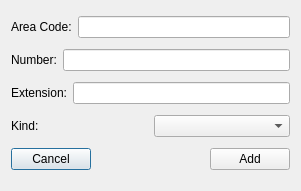
<?xml version="1.0" encoding="UTF-8"?>
<ui version="4.0">
 <class>AddCustomerAddContactAddPhone</class>
 <widget class="QDialog" name="AddCustomerAddContactAddPhone">
  <property name="windowModality">
   <enum>Qt::WindowModal</enum>
  </property>
  <property name="geometry">
   <rect>
    <x>0</x>
    <y>0</y>
    <width>301</width>
    <height>191</height>
   </rect>
  </property>
  <property name="windowTitle">
   <string>Dialog</string>
  </property>
  <layout class="QVBoxLayout" name="verticalLayout">
   <item>
    <layout class="QHBoxLayout" name="horizontalLayout_5">
     <item>
      <widget class="QLabel" name="label">
       <property name="text">
        <string>Area Code:</string>
       </property>
      </widget>
     </item>
     <item>
      <widget class="QLineEdit" name="areaCodeLineEdit"/>
     </item>
    </layout>
   </item>
   <item>
    <layout class="QHBoxLayout" name="horizontalLayout_4">
     <item>
      <widget class="QLabel" name="label_2">
       <property name="text">
        <string>Number:</string>
       </property>
      </widget>
     </item>
     <item>
      <widget class="QLineEdit" name="numberLineEdit"/>
     </item>
    </layout>
   </item>
   <item>
    <layout class="QHBoxLayout" name="horizontalLayout_3">
     <item>
      <widget class="QLabel" name="label_3">
       <property name="text">
        <string>Extension:</string>
       </property>
      </widget>
     </item>
     <item>
      <widget class="QLineEdit" name="extensionLineEdit"/>
     </item>
    </layout>
   </item>
   <item>
    <layout class="QHBoxLayout" name="horizontalLayout_2">
     <item>
      <widget class="QLabel" name="label_4">
       <property name="text">
        <string>Kind:</string>
       </property>
      </widget>
     </item>
     <item>
      <widget class="QComboBox" name="kindComboBox"/>
     </item>
    </layout>
   </item>
   <item>
    <layout class="QHBoxLayout" name="horizontalLayout">
     <item>
      <widget class="QPushButton" name="cancelButton">
       <property name="text">
        <string>Cancel</string>
       </property>
      </widget>
     </item>
     <item>
      <spacer name="horizontalSpacer">
       <property name="orientation">
        <enum>Qt::Horizontal</enum>
       </property>
       <property name="sizeHint" stdset="0">
        <size>
         <width>40</width>
         <height>20</height>
        </size>
       </property>
      </spacer>
     </item>
     <item>
      <widget class="QPushButton" name="addButton">
       <property name="text">
        <string>Add</string>
       </property>
      </widget>
     </item>
    </layout>
   </item>
  </layout>
 </widget>
 <resources/>
 <connections/>
</ui>
